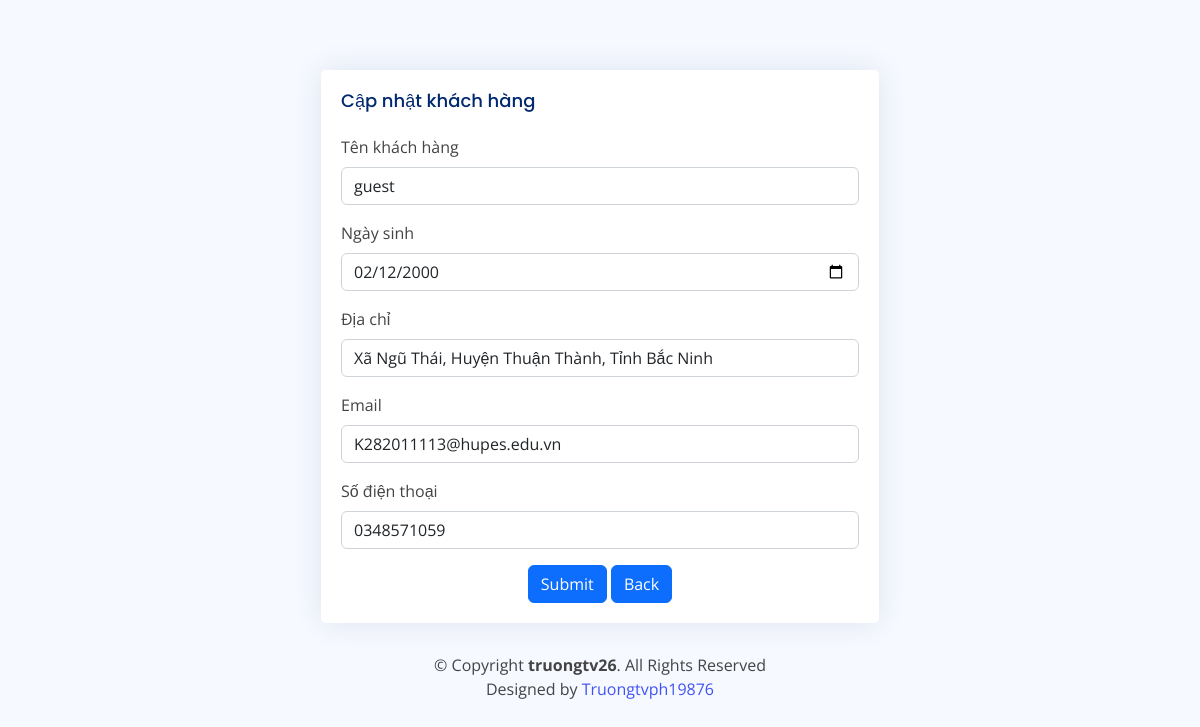
The app's page /cap-nhat-khach-hang/10 with its own data.
### tables this page shows
CREATE TABLE `customer` (
  `id` int(11) NOT NULL,
  `name` varchar(255) NOT NULL,
  `birthday` date NOT NULL,
  `address` varchar(255) NOT NULL,
  `email` varchar(255) NOT NULL,
  `phone` varchar(15) NOT NULL
);

### app/controllers/Customer.php (called while the page is built, shortened)
<?php
class Customer extends Controller
{
    private bool|object $model;
    public function __construct()
    {
        $this->model = $this->model('Customer');
    }
    public function update($id = 0) {
        $req = new Request();
        $req->setRules([
            'name' => 'required|min:2|max:20',
            'email' => 'required|email',
            'birthday' => 'required'
        ]);
        $req->setMessage([
            'name.required' => 'Trường này không được để trống',
            'name.min' => 'Tối thiểu 2 ký tự',
            'name.max' => 'Tối đa 20 ký tự',
            'email.required' => 'Trường này không được để trống',
            'email.email' => 'Định dạng email không hợp lệ',
            'birthday.required' => 'Trường này không được để trống'
        ]);
        if ($id > 0)
            $this->data['main']['info'] = $this->model->detailCustomer($id);
        $this->data['main']['errors'] = $req->getError();
        $this->data['layout'] = 'customers/update';
        $this->data['page_title'] = 'Cập nhật khách hàng';
        $this->render('client', $this->data);
    }
}

### index.php (called while the page is built, shortened)
<?php
$app = new App();

### core/Database.php (called while the page is built, shortened)
<?php
class Database
{
    public static $instance = null;
    public function __construct()
    {
        if (self::$instance == null) {
            try {
                $host = 'localhost';
                $db = 'we18104';
                $user = 'root';
                $password = '';
                $options = [
                    \PDO::ATTR_ERRMODE => \PDO::ERRMODE_EXCEPTION,
                    \PDO::ATTR_DEFAULT_FETCH_MODE => \PDO::FETCH_ASSOC
                ];
                $dsn = "mysql:dbname=$db;host=$host";
                self::$instance = new \PDO($dsn, $user, $password, $options);
                return self::$instance;
            } catch (\PDOException $e) {
                die($e->getMessage());
            }
        } else {
            return self::$instance;
        }
    }
    public function query($sql) {
        try {
            $stmt = self::$instance->prepare($sql);
            $stmt->execute();
            return $stmt;
        } catch(\PDOException $e) {
            die($e->getMessage());
        }
    }
    public function get($sql) {
        return $this->query($sql)->fetch();
    }
}

### app/models/Customer.php (called while the page is built, shortened)
<?php
class Customer extends Database
{
    public $conn;
    public function __construct()
    {
        $this->conn = new Database();
    }
    public function detailCustomer($id = 0) {
        $sql = "SELECT * FROM customer WHERE id='$id'";
        return $this->conn->get($sql);
    }
}

### app/views/customers/update.php (the view, shortened to what this page needs)
<div class="container" style="margin-top:70px;">
    <div class="col-lg-6  mx-auto">
        <div class="card">
            <div class="card-body">
                <h5 class="card-title">Cập nhật khách hàng</h5>
                <form class="row g-3" method="post">
                    <div class="col-12">
                        <label for="inputNanme4" class="form-label">Tên khách hàng</label>
                        <input type="text" name="name" class="form-control" id="inputNanme" value="<?=$_POST['name'] ?? $info['name']?>">
                    </div>
                    <div class="col-12">
                        <label for="inputEmail4" class="form-label">Ngày sinh</label>
                        <input type="date" name="birthday" class="form-control" id="inputEmail" value="<?=$_POST['birthday'] ??$info['birthday'] ?? ''?>">
                    </div>
                    <div class="col-12">
                        <label for="inputPassword4" class="form-label">Địa chỉ</label>
                        <input type="text" name="address" class="form-control" id="inputPassword" value="<?=$_POST['address'] ??$info['address'] ?? ''?>">
                    </div>
                    <div class="col-12">
                        <label for="inputAddress" class="form-label">Email</label>
                        <input type="text" name="email" class="form-control" id="inputAddress" placeholder="" value="<?=$_POST['email'] ??$info['email'] ?? ''?>">
                    </div>
                    <div class="col-12">
                        <label for="inputAddress" class="form-label">Số điện thoại</label>
                        <input type="text" name="phone" class="form-control" id="inputAddress" placeholder="" value="<?=$_POST['phone'] ??$info['phone'] ?? ''?>">
                    </div>
                    <div class="text-center">
                        <button type="submit" class="btn btn-primary">Submit</button>
                        <a href="<?=_DIR_ROOT_?>/customer/list_customer" class="btn btn-primary">Back</a>
                    </div>
                </form>
            </div>
        </div>
    </div
</div>

### public/assets/css/style.css (style rules this page uses)
:root { scroll-behavior: smooth; }
body { font-family: "Open Sans", sans-serif; background: #f6f9ff; color: #444444; }
a { color: #4154f1; text-decoration: none; }
h1, h2, h3, h4, h5, h6 { font-family: "Nunito", sans-serif; }
.card { margin-bottom: 30px; border: none; border-radius: 5px; box-shadow: 0px 0 30px rgba(1, 41, 112, 0.1); }
.card-title { padding: 20px 0 15px 0; font-size: 18px; font-weight: 500; color: #012970; font-family: "Poppins", sans-serif; }
.card-body { padding: 0 20px 20px 20px; }

### records on screen
customer: name "guest", birthday "02/12/2000", address "Xã Ngũ Thái, Huyện Thuận Thành, Tỉnh Bắc Ninh", email "K282011113@hupes.edu.vn", phone "0348571059"
